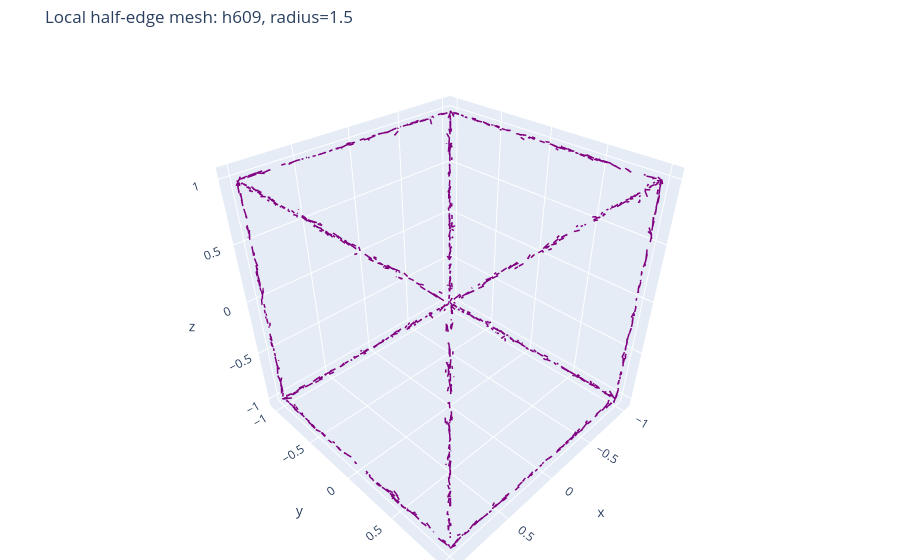

Notebook code for this chart:
### Code cell
# info: negative y = up
# visualize_halfedge_mesh(
#     output_folder + "projection_fail_9.json",
#     focus_halfedge=12868,
#     radius=0.2,
#     show_next=True,
#     show_opposites=True,
#     draw_halfedges=True,
#     show_splats=False,
#     show_mesh=True
# )

# 609, 

visualize_halfedge_mesh(
    output_folder + "feature_vertices.json",
    #output_folder + "before_face_filling.json",
    #output_folder + "progress_3000.json",
    focus_halfedge=609,
    radius=1.5,
    show_next=True,
    show_opposites=True,
    draw_halfedges=True,
    show_splats=False,
    show_mesh=False,
    show_feature_segments=True
)
